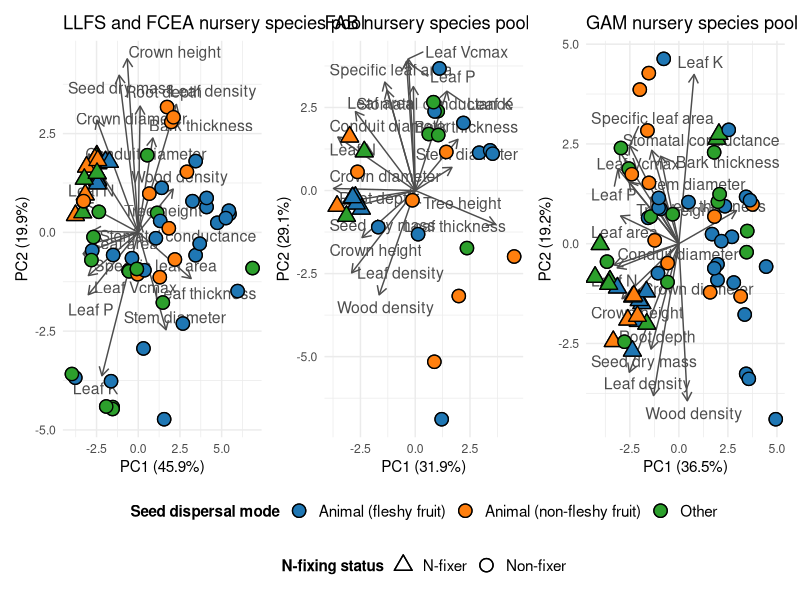
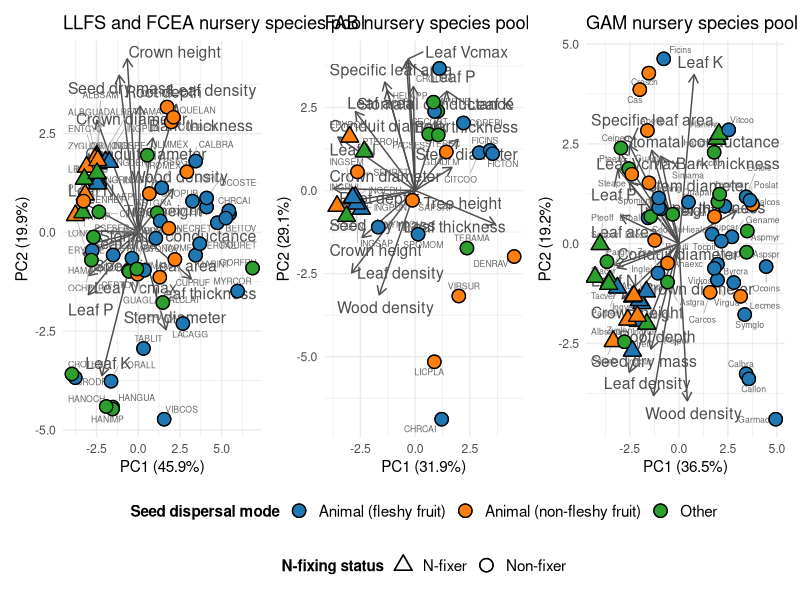
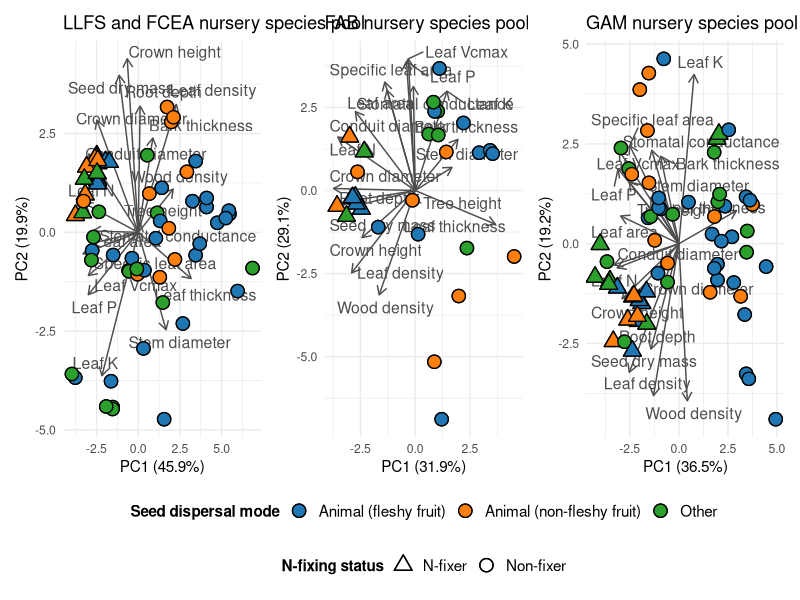
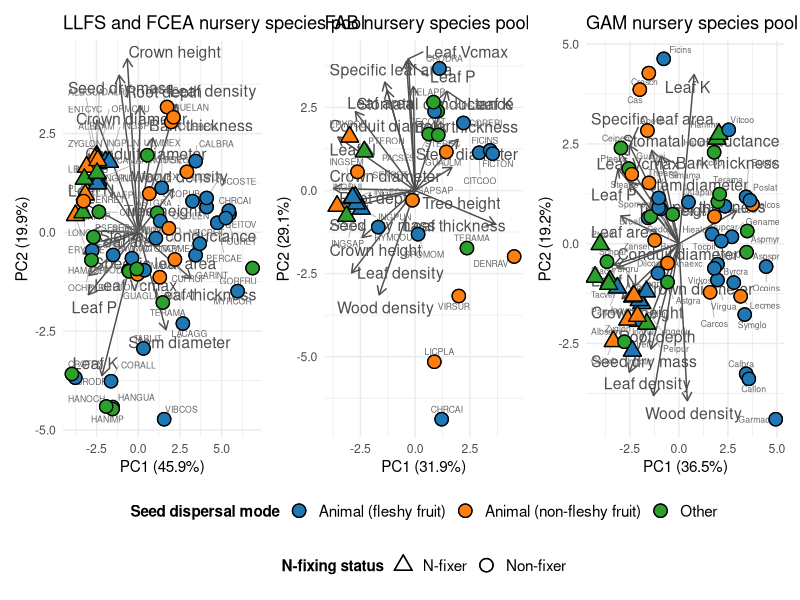

Write the R code that produced these figures, in order.
## ---- chunk 1
library(tidyverse)
library(ggrepel)
library(patchwork)
## ---- chunk 2
traits_2022 <- read_csv("data/traits/2022_imputed_traits_both.csv")

# LLFS and FCEA nursery (Santa Cecilia) — all traits including nFix and dispersal
traits_all_SC <- traits_2022 %>%
  filter(where == "Santa Cecilia")

# FAB nursery (Finca Aguas Buenas) — all traits including nFix and dispersal
traits_all_FAB <- traits_2022 %>%
  filter(where == "Finca Aguas Buenas")

# Continuous traits only for PCA
traits_SC <- traits_2022 %>%
  filter(where == "Santa Cecilia") %>%
  column_to_rownames(var = "spp") %>%
  select(-c(rowID:Selection))

traits_FAB <- traits_2022 %>%
  filter(where == "Finca Aguas Buenas") %>%
  column_to_rownames(var = "spp") %>%
  select(-c(rowID:Selection))

# La Gamba nursery — read and align column names to match SC/FAB
traits_all_GAM <- read_csv("data/traits/laGamba_traits_final.csv") %>%
  mutate(
    nFix = case_when(
      nFix == "nFix" ~ "N-fixer",
      nFix == "non-fixer" ~ "Non-fixer"
    ),
    dispersal = case_when(
      dispersal == "animal_fleshy" ~ "Animal (fleshy fruit)",
      dispersal == "animal" ~ "Animal (non-fleshy fruit)",
      dispersal == "other" ~ "Other"
    )
  )

traits_GAM <- traits_all_GAM %>%
  column_to_rownames(var = "spp") %>%
  transmute(
    `Bark thickness` = `Bark thickness`,
    `Conduit diameter` = `Stem conduit diameter`,
    `Crown diameter` = `Crown diameter`,
    `Crown height` = `Crown height`,
    `Leaf area` = `Leaf area`,
    `Leaf density` = `Leaf density`,
    `Leaf K` = `Leaf K per mass`,
    `Leaf N` = `Leaf N per mass`,
    `Leaf P` = `Leaf P per mass`,
    `Leaf thickness` = `Leaf thickness`,
    `Leaf Vcmax` = `Leaf Vcmax per dry mass`,
    `Root depth` = `Root depth`,
    `Seed dry mass` = `Seed dry mass`,
    `Specific leaf area` = `Specific leaf area`,
    `Stem diameter` = `Stem diameter`,
    `Stomatal conductance` = `Stomatal conductance`,
    `Tree height` = `Tree height`,
    `Wood density` = `Wood density`
  )
## ---- chunk 3
make_pca_biplot <- function(traits_pca, traits_meta, title_text, show_spp = FALSE) {
  pca_result <- prcomp(traits_pca, scale. = TRUE)

  var_explained <- summary(pca_result)$importance[2, 1:2] * 100

  scores <- as.data.frame(pca_result$x)
  scores$nFix <- traits_meta$nFix
  scores$seed_dispersal <- traits_meta$dispersal
  scores$spp <- rownames(traits_pca)

  loadings <- as.data.frame(pca_result$rotation)
  loadings$var <- rownames(loadings)

  arrow_scale <- 10

  p <- ggplot(scores, aes(x = PC1, y = PC2)) +
    geom_point(aes(fill = seed_dispersal, shape = nFix),
               size = 4, stroke = 0.7, color = "black") +
    scale_shape_manual(
      name = "N-fixing status",
      values = c("Non-fixer" = 21, "N-fixer" = 24)
    ) +
    scale_fill_manual(
      name = "Seed dispersal mode",
      values = c(
        "Animal (fleshy fruit)" = "#1f77b4",
        "Animal (non-fleshy fruit)" = "#ff7f0e",
        "Other" = "#2ca02c"
      ),
      guide = guide_legend(
        override.aes = list(shape = 21, color = "black", size = 4)
      )
    ) +
    geom_segment(data = loadings,
                 aes(x = 0, y = 0, xend = PC1 * arrow_scale, yend = PC2 * arrow_scale),
                 arrow = arrow(length = unit(0.25, "cm")),
                 color = "gray30") +
    geom_text_repel(data = loadings,
                    aes(x = PC1 * arrow_scale, y = PC2 * arrow_scale, label = var),
                    size = 4, color = "gray30") +
    labs(
      title = title_text,
      x = sprintf("PC1 (%.1f%%)", var_explained[1]),
      y = sprintf("PC2 (%.1f%%)", var_explained[2])
    ) +
    theme_minimal()

  if (show_spp) {
    p <- p +
      geom_text_repel(aes(label = spp),
                      size = 2.2, color = "gray40", max.overlaps = 50,
                      segment.color = "gray70", segment.size = 0.3,
                      min.segment.length = 0.2)
  }

  p
}
## ---- chunk 4
plot_SC <- make_pca_biplot(traits_SC, traits_all_SC, "LLFS and FCEA nursery species pool")
plot_FAB <- make_pca_biplot(traits_FAB, traits_all_FAB, "FAB nursery species pool")
plot_GAM <- make_pca_biplot(traits_GAM, traits_all_GAM, "GAM nursery species pool")
## ---- chunk 5
plot_SC_leg <- plot_SC +
  geom_point(aes(shape = nFix, fill = seed_dispersal), size = 4, stroke = 0.7, color = "black") +
  theme(legend.position = "bottom")

plot_FAB_noleg <- plot_FAB +
  geom_point(aes(shape = nFix, fill = seed_dispersal), size = 4, stroke = 0.7, color = "black") +
  theme(legend.position = "none")

plot_GAM_noleg <- plot_GAM +
  geom_point(aes(shape = nFix, fill = seed_dispersal), size = 4, stroke = 0.7, color = "black") +
  theme(legend.position = "none")

combined_plot <- plot_SC_leg + plot_FAB_noleg + plot_GAM_noleg +
  plot_layout(guides = "collect") &
  theme(
    legend.position = "bottom",
    legend.box = "vertical",
    legend.title = element_text(face = "bold", size = 11),
    legend.text = element_text(size = 11)
  )

combined_plot

ggsave("plot.PCA.final.pdf", combined_plot, device = "pdf", width = 16, height = 6)
## ---- chunk 6
plot_SC_spp <- make_pca_biplot(traits_SC, traits_all_SC, "LLFS and FCEA nursery species pool", show_spp = TRUE)
plot_FAB_spp <- make_pca_biplot(traits_FAB, traits_all_FAB, "FAB nursery species pool", show_spp = TRUE)
plot_GAM_spp <- make_pca_biplot(traits_GAM, traits_all_GAM, "GAM nursery species pool", show_spp = TRUE)

plot_SC_spp_leg <- plot_SC_spp +
  geom_point(aes(shape = nFix, fill = seed_dispersal), size = 4, stroke = 0.7, color = "black") +
  theme(legend.position = "bottom")

plot_FAB_spp_noleg <- plot_FAB_spp +
  geom_point(aes(shape = nFix, fill = seed_dispersal), size = 4, stroke = 0.7, color = "black") +
  theme(legend.position = "none")

plot_GAM_spp_noleg <- plot_GAM_spp +
  geom_point(aes(shape = nFix, fill = seed_dispersal), size = 4, stroke = 0.7, color = "black") +
  theme(legend.position = "none")

combined_plot_spp <- plot_SC_spp_leg + plot_FAB_spp_noleg + plot_GAM_spp_noleg +
  plot_layout(guides = "collect") &
  theme(
    legend.position = "bottom",
    legend.box = "vertical",
    legend.title = element_text(face = "bold", size = 11),
    legend.text = element_text(size = 11)
  )

combined_plot_spp

ggsave("plot.PCA.final.spp_labels.pdf", combined_plot_spp, device = "pdf", width = 16, height = 7)
